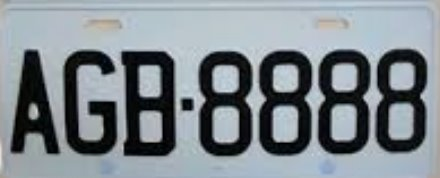
#> input picture Team20_Final_Project/data/sample2.jpg, 440 x 178 px
$ python Main.py
#> lines starting #> are read from the running program, lines starting #| are printed output that depends on the picture; after the words box and inside, x2 and y2 are one past the last pixel; in counts of white or black regions, pixels touching at a corner belong together
import sys
import numpy as np
from scipy.spatial.distance import pdist
from scipy import ndimage as ndi
from skimage import (
    morphology,
    measure,
    io as skio,
)
import matplotlib.pyplot as plt
import cv2

sam = cv2.imread("data/sample2.jpg")
#> sam is the input picture: shape (178, 440, 3); mean B, G, R 141.8, 136, 127.6
h,w,c = sam.shape
#> h = 178; w = 440; c = 3
sam2 = np.zeros([h,w], dtype=np.uint8)
for i in range(h):
    for j in range(w):
        sam2[i][j] = sam[i][j][0]

for i in range(h):
    for j in range(w):
        if sam2[i][j] > 80:
            sam2[i][j] = 255
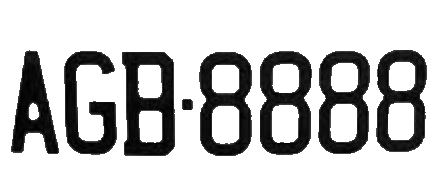
#> sam2: shape (178, 440); min 0, max 255, mean 190.8

t_1 = sam2[:,:60]
t_2 = sam2[:,60:120]
t_3 = sam2[:,120:180]


# cv2.imwrite("sam2.jpg",sam2)
cv2.imwrite("data/t_1.jpg",t_1)
cv2.imwrite("data/t_2.jpg",t_2)
cv2.imwrite("data/t_3.jpg",t_3)

# [123 lines left out: functions find_contour, cross_ratio_spectrum, profile_line, get_cross_ratio, get_intersections, not called in this run]

def our_dist(p1, p2):
    return np.sqrt(np.sum((np.array(p2)-np.array(p1))**2))

# [42 lines left out: functions cross_ratio, recognition_process, not called in this run]


def load_im_as_binary(filename):
    """
    We need to load the letters as binary images
    so we provide a light wrapper around skimage.io.imread
    """
#> called with filename = 'data/A.png'
    image = skio.imread(filename)
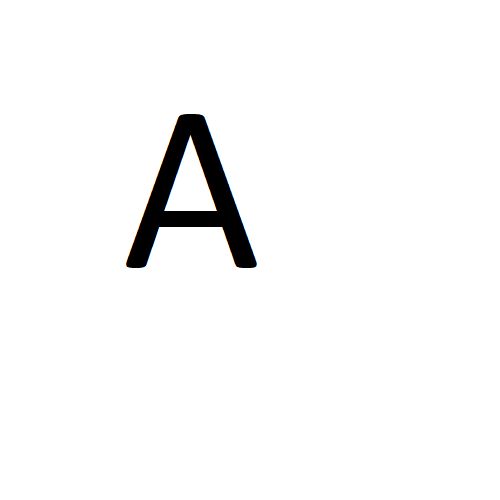
#> input picture Team20_Final_Project/data/A.png, 500 x 500 px
#> image is the input picture: shape (500, 500, 3); mean R, G, B 247.9, 247.9, 247.9
    # If colour, assume we can just work with red channel
    if image.ndim == 3:
        image = image[:, :, 0]
#> image: shape (500, 500)
    # Turn into binary images; note we invert - want letters to be 1
    image = image < image.max() / 2
#> image: shape (500, 500) bool; 2.8% white; 1 white region, box (x1, y1, x2, y2) and area: (127, 114, 257, 268) 6920
    return image

def main():

    template_im = load_im_as_binary("data/A.png")
    template_im_test = load_im_as_binary("data/B.png")
#> call 2 of load_im_as_binary, with filename = 'data/B.png'
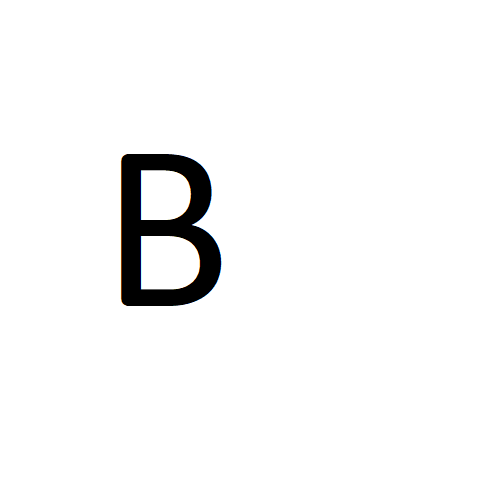
#> input picture Team20_Final_Project/data/B.png, 500 x 500 px
#> in load_im_as_binary, image is the input picture: shape (500, 500, 3); mean R, G, B 246.6, 246.6, 246.6
#> in load_im_as_binary (call 2), `image = image < image.max() / 2`: image: shape (500, 500) bool; 3.2% white; 1 white region, box (x1, y1, x2, y2) and area: (122, 154, 221, 306) 8110
    C = load_im_as_binary("data/C.png")
#> call 3 of load_im_as_binary, with filename = 'data/C.png'
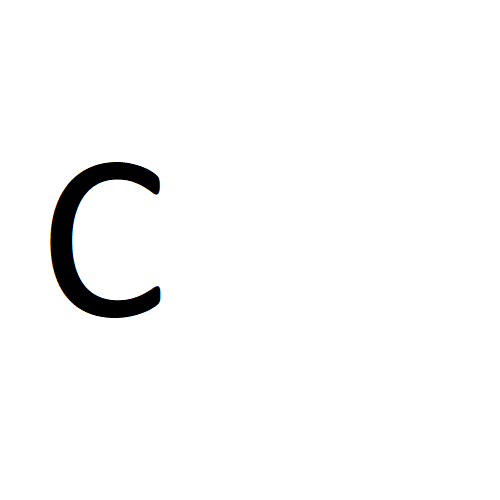
#> input picture Team20_Final_Project/data/C.png, 500 x 500 px
#> in load_im_as_binary, image is the input picture: shape (500, 500, 3); mean R, G, B 249.2, 249.2, 249.2
#> in load_im_as_binary (call 3), `image = image < image.max() / 2`: image: shape (500, 500) bool; 2.3% white; 1 white region, box (x1, y1, x2, y2) and area: (51, 162, 161, 318) 5631
    D = load_im_as_binary("data/D.png")
#> call 4 of load_im_as_binary, with filename = 'data/D.png'
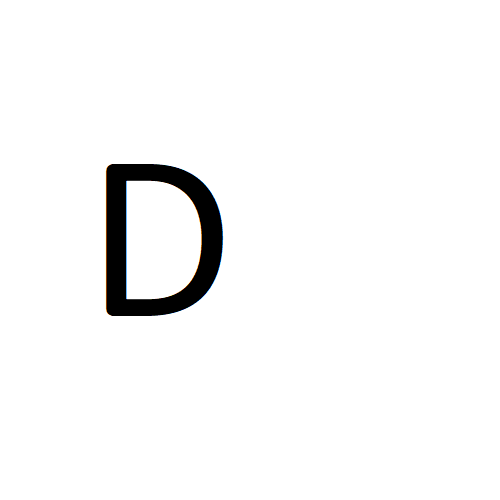
#> input picture Team20_Final_Project/data/D.png, 500 x 500 px
#> in load_im_as_binary, image is the input picture: shape (500, 500, 3); mean R, G, B 247, 247, 247
#> in load_im_as_binary (call 4), `image = image < image.max() / 2`: image: shape (500, 500) bool; 3.1% white; 1 white region, box (x1, y1, x2, y2) and area: (107, 164, 223, 316) 7840
    E = load_im_as_binary("data/E.png")
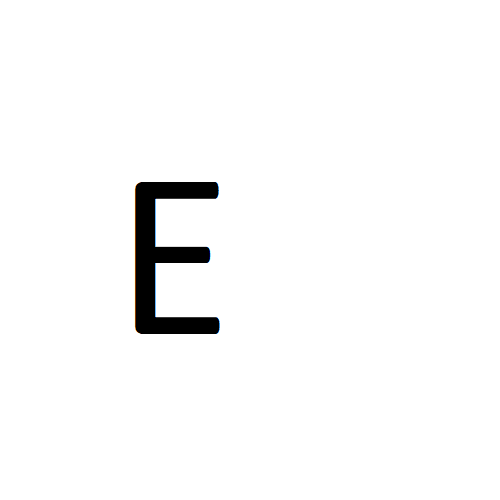
#> input picture Team20_Final_Project/data/E.png, 500 x 500 px
#> in load_im_as_binary, image is the input picture: shape (500, 500, 3); mean R, G, B 248.9, 248.9, 248.9
#> in load_im_as_binary (call 5), `image = image < image.max() / 2`:
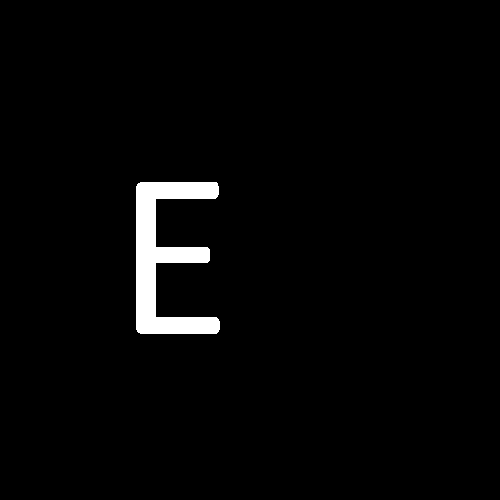
#> image: shape (500, 500) bool; 2.4% white; 1 white region, box (x1, y1, x2, y2) and area: (136, 182, 220, 334) 6015
    F = load_im_as_binary("data/F.png")
    G = load_im_as_binary("data/G.png")
    H = load_im_as_binary("data/H.png")
    I = load_im_as_binary("data/I.png")
    J = load_im_as_binary("data/J.png")
    K = load_im_as_binary("data/K.png")
    L = load_im_as_binary("data/L.png")
    M = load_im_as_binary("data/M.png")
    N = load_im_as_binary("data/N.png")
    O = load_im_as_binary("data/O.png")
    P = load_im_as_binary("data/P.png")
    G_1 = load_im_as_binary("data/t_1.jpg")
    G_2 = load_im_as_binary("data/t_2.jpg")
    G_3 = load_im_as_binary("data/t_3.jpg")

    # binarization
    plt.figure()
    plt.imshow(template_im, cmap="gray")
    plt.title("binary image")
    plt.gcf().set_facecolor("white")

    # convex hull
    convex_hull = morphology.convex_hull_image(template_im)

    plt.figure()
    plt.imshow(convex_hull, cmap="gray")
    plt.title('Convex hull image')
    plt.gcf().set_facecolor("white")

    # erosion

    erosion_image = ndi.binary_erosion(convex_hull, iterations=2)

    plt.figure()
    plt.imshow(erosion_image)
    plt.title('Erosion image')
    plt.gcf().set_facecolor("white")

    # contours

    border_pixels = measure.find_contours(
        erosion_image, 0.5
    )

    # As find_contours trys to find contours of all enclosed shapes,
    # it returns a list - one per enclosed shape
    # We expect just one shape (for now)

    # print(len(border_pixels))
    assert len(border_pixels) == 1, "Not 1 contour found"
    border_pixels = border_pixels[0]
    # Remove the final border pixel as find_contours adds the initial
    # point at the end
    border_pixels = border_pixels[:-1]

    plt.figure("Input image and border pixels")
    plt.imshow(template_im, cmap="gray")
    plt.plot(border_pixels[:, 1], border_pixels[:, 0], "-b")
    plt.plot(border_pixels[:, 1], border_pixels[:, 0], ".r")

    spe_A = cross_ratio_spectrum(template_im)
    spe_B = cross_ratio_spectrum(template_im_test)
    spe_C = cross_ratio_spectrum(C)
    spe_D = cross_ratio_spectrum(D)
    spe_E = cross_ratio_spectrum(E)
    spe_F = cross_ratio_spectrum(F)
    spe_G = cross_ratio_spectrum(G)
    spe_H = cross_ratio_spectrum(H)
    spe_J = cross_ratio_spectrum(J)
    spe_K = cross_ratio_spectrum(K)
    spe_L = cross_ratio_spectrum(L)
    spe_M = cross_ratio_spectrum(M)
    spe_N = cross_ratio_spectrum(N)
    spe_O = cross_ratio_spectrum(O)
    spe_P = cross_ratio_spectrum(P)
    spe_G_1 = cross_ratio_spectrum(G_1)
    spe_G_2 = cross_ratio_spectrum(G_2)
    spe_G_3 = cross_ratio_spectrum(G_3)
    list_1 = [spe_G_1,spe_G_2,spe_G_3]

    result_list = []
    for i in range(len(list_1)):
        a = 0
        b = 0
        c = 0
        for j in range(200):
            if list_1[i][j] == -1:
                a += 1
            elif list_1[i][j] == 0:
                b += 1
            else:
                c += 1
        result_list.append([a,b,c])

    answer = []
    for i in range(len(result_list)):
        if result_list[i][1] == 0:
            if result_list[i][0]*3 < result_list[i][2]:
                answer.append(D)
            elif result_list[i][0]*3 >= result_list[i][2]:
                answer.append("G")
            else:
                answer.append("O")
        elif result_list[i][1] <= 20:
            if  result_list[i][1] < 10:
                answer.append("B")
            else:
                answer.append("P")
        elif result_list[i][0] > result_list[i][2] and result_list[i][0] > result_list[i][1]:
            if result_list[i][1] == 0 :
                answer.append("I")
            else :
                answer.append("L")
        elif result_list[i][2] > result_list[i][1] and result_list[i][2] > result_list[i][0]:
            if result_list[i][2] < 100:
                if result_list[i][0] > result_list[i][1]:
                    answer.append("A")
                else:
                    answer.append("N")
            elif result_list[i][2] >150 and result_list[i][2] < 180:
                answer.append("E")
            elif result_list[i][2] >150 and result_list[i][2] < 180:
                if result_list[i][0] > result_list[i][1]:
                    answer.append("C")
                elif result_list[i][0]*2 > result_list[i][1]:
                    answer.append("H")
                else:
                    answer.append("K")
            else :
                answer.append("M")
        elif  result_list[i][1] > result_list[i][2] and result_list[i][1] > result_list[i][0]:
            if result_list[i][2] > result_list[i][1] :
                answer.append("F")
            else:
                answer.append("J")
    print("character of license plate :" ,answer[0]+answer[1]+answer[2])
    list = [spe_A,spe_B,spe_C,spe_D,spe_E,spe_F,spe_G,spe_H,spe_J,spe_K,spe_L,spe_M,spe_N,spe_O,spe_P]
    result_list = []


if __name__ == "__main__":
#> (the run stopped early here; a loop or call above may not have finished)
